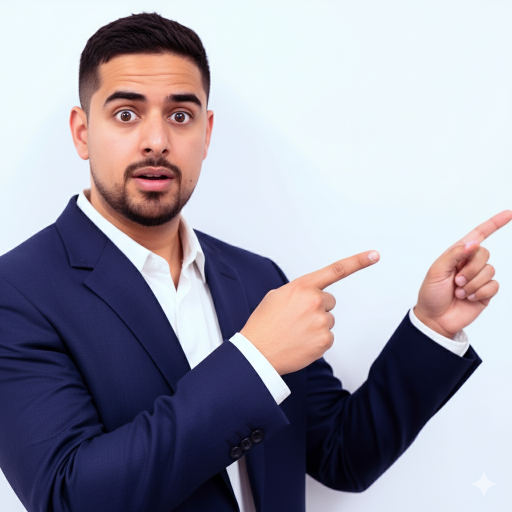
#> input picture images of me/pointing_right_both_hands_shocked.png, 1024 x 1024 px, found by its file name (shown at 1/2 size)
$ python generate_claude5_thumbnail.py
#> lines starting #> are read from the running program, lines starting #| are printed output that depends on the picture
import os
from datetime import datetime
from google import genai
from google.genai import types
from PIL import Image
import base64

# Setup - API key from .env file
from dotenv import load_dotenv
load_dotenv()
# Requires GOOGLE_API_KEY in .env file
client = genai.Client()

# Create date-based output folder
date_folder = datetime.now().strftime("%Y-%m-%d")
output_dir = f"outputs/thumbnails/{date_folder}"
os.makedirs(output_dir, exist_ok=True)

# Base path
base_path = "/Users/marwankashef/Desktop/YouTube/YT Command Centre"

# Load assets
presenter_pointing = Image.open(f"{base_path}/images of me/pointing_right_both_hands_shocked.png")
#> presenter_pointing is the input picture: PIL image 1024x1024 RGB; mean R, G, B 157.2, 155.2, 168
presenter_shhh = Image.open(f"{base_path}/images of me/shhh_finger_lips.png")
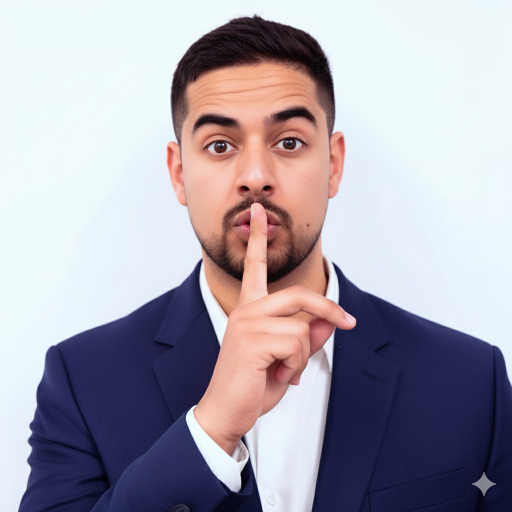
#> input picture images of me/shhh_finger_lips.png, 1024 x 1024 px, found by its file name (shown at 1/2 size)
#> presenter_shhh is the input picture: PIL image 1024x1024 RGB; mean R, G, B 168.5, 163.9, 175
presenter_shocked = Image.open(f"{base_path}/images of me/speaking_shocked.png")
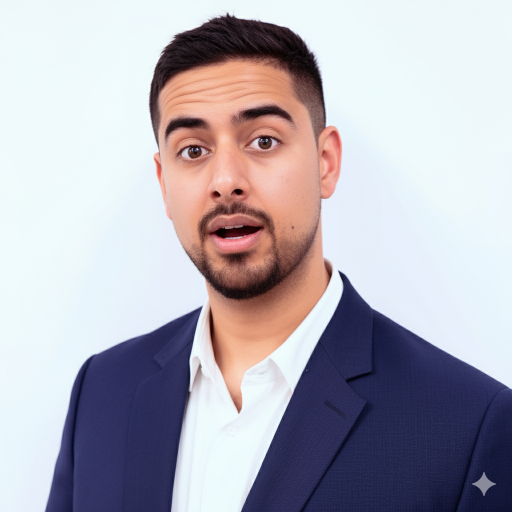
#> input picture images of me/speaking_shocked.png, 1024 x 1024 px, found by its file name (shown at 1/2 size)
#> presenter_shocked is the input picture: PIL image 1024x1024 RGB; mean R, G, B 177.6, 174.4, 183.9
#> (the run stopped early here; a loop or call above may not have finished)
